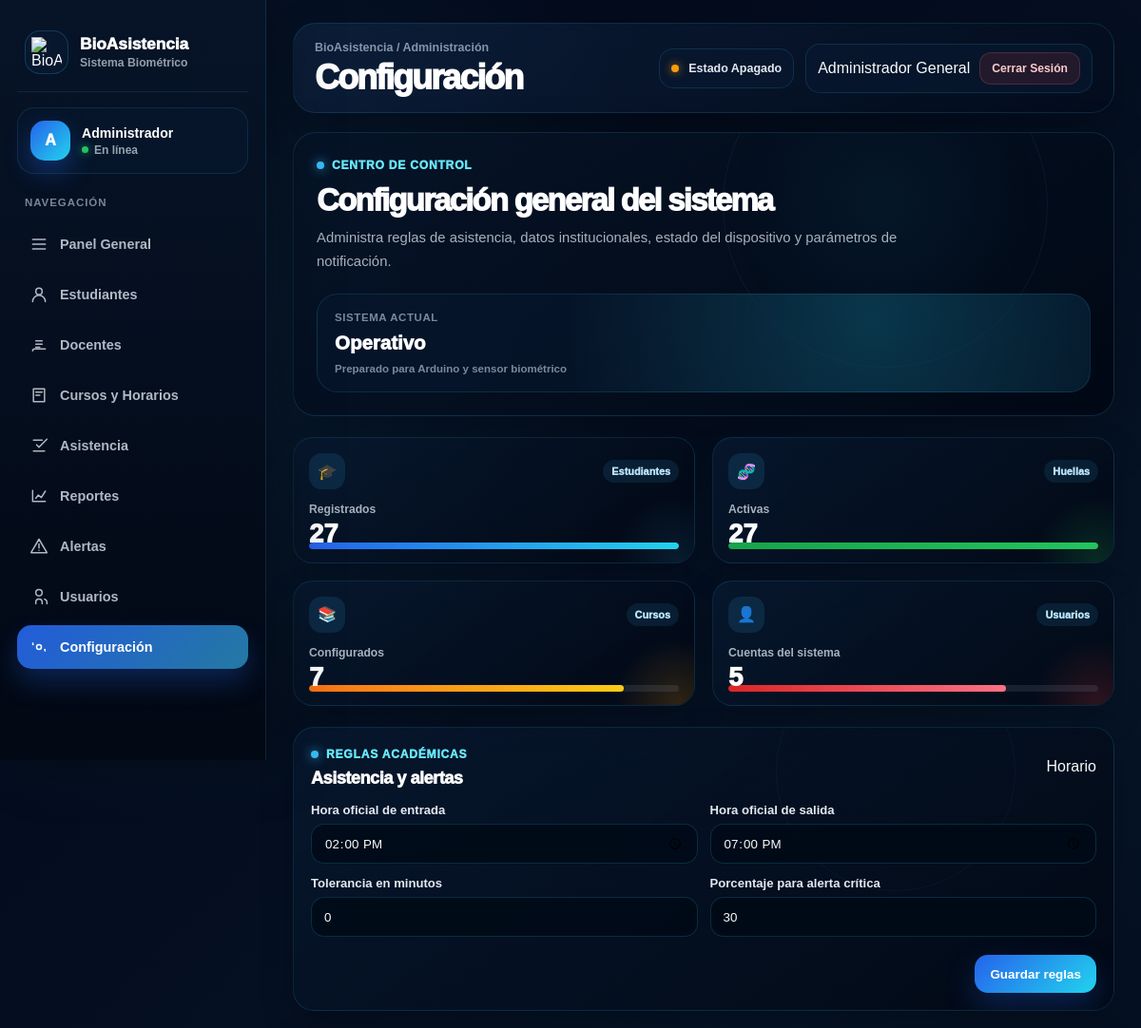
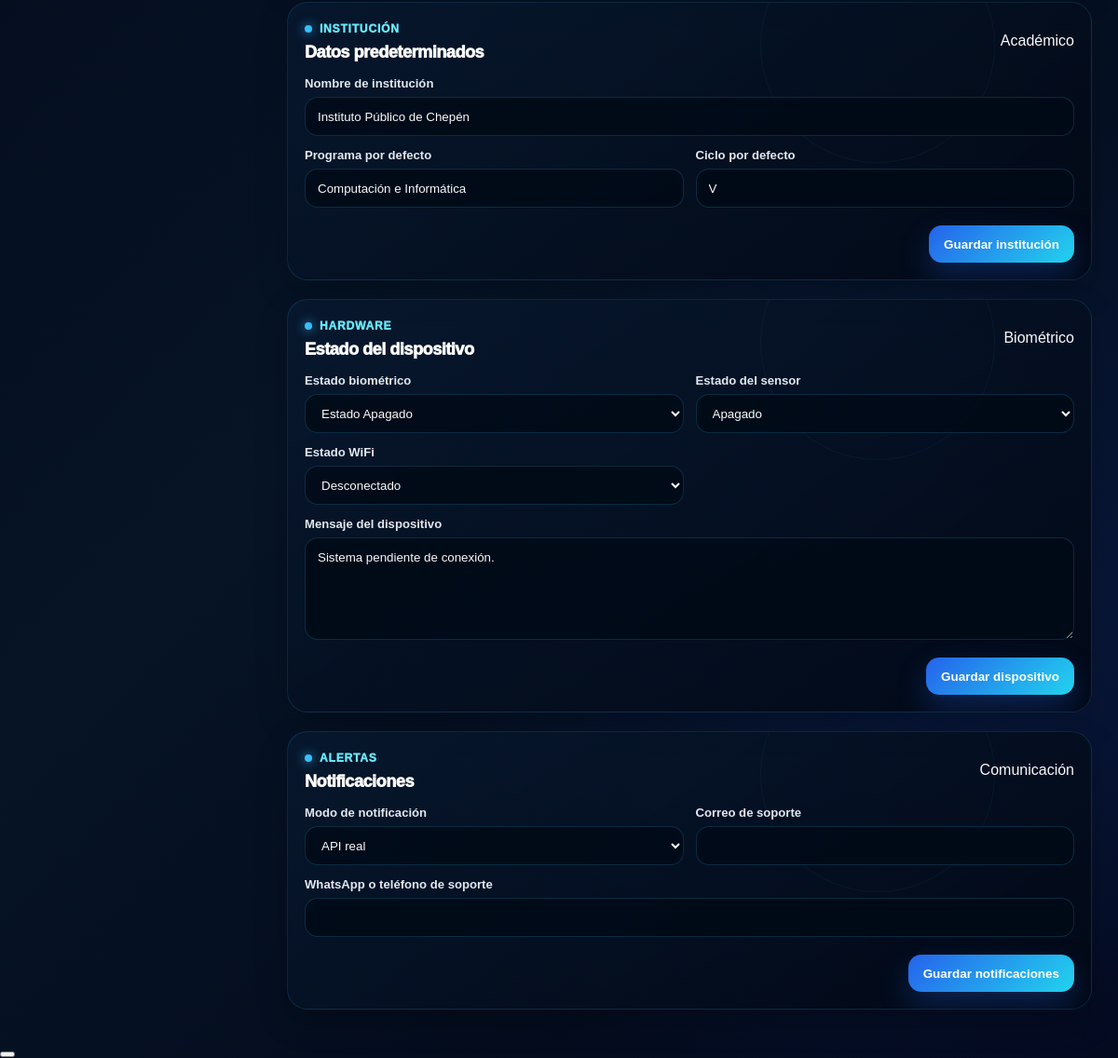
/pages/configuracion.php (signed in), run on the app's committed database (2 pictures, top to bottom).
### tables this page shows
CREATE TABLE configuracion (
    id_configuracion INT AUTO_INCREMENT PRIMARY KEY,
    clave VARCHAR(100) NOT NULL UNIQUE,
    valor TEXT NULL,
    descripcion VARCHAR(255) NULL,
    nombre_configuracion VARCHAR(120) NULL,
    valor_configuracion TEXT NULL,
    fecha_actualizacion DATETIME NOT NULL DEFAULT CURRENT_TIMESTAMP ON UPDATE CURRENT_TIMESTAMP
);

CREATE TABLE estado_dispositivo (
    id_estado INT AUTO_INCREMENT PRIMARY KEY,
    nombre_dispositivo VARCHAR(120) NULL,
    estado ENUM('Activo','Apagado','Desconectado','Error') NULL DEFAULT 'Desconectado',
    ultimo_evento VARCHAR(250) NULL,
    ultima_conexion DATETIME NULL,
    estado_biometrico VARCHAR(50) NOT NULL DEFAULT 'Estado Apagado',
    estado_sensor VARCHAR(50) NOT NULL DEFAULT 'Apagado',
    estado_wifi VARCHAR(50) NOT NULL DEFAULT 'Desconectado',
    mensaje VARCHAR(255) NULL,
    fecha_actualizacion DATETIME NOT NULL DEFAULT CURRENT_TIMESTAMP ON UPDATE CURRENT_TIMESTAMP
);

### pages/configuracion.php (the view, shortened to what the rows shown need)
<?php
require_once __DIR__ . '/../includes/auth.php';
function obtener_configuracion(PDO $pdo, string $clave, string $valorDefecto = ''): string
{
    $consulta = $pdo->prepare(
        "SELECT valor
         FROM configuracion
         WHERE clave = :clave
         LIMIT 1"
    );
    $consulta->execute([
        'clave' => $clave
    ]);
    $fila = $consulta->fetch();
    if (!$fila) {
        return $valorDefecto;
    }
    return (string) $fila['valor'];
}
function obtener_estado_dispositivo_configuracion(PDO $pdo): array
{
    $consulta = $pdo->query(
        "SELECT id_estado,
                estado_biometrico,
                estado_sensor,
                estado_wifi,
                mensaje,
                fecha_actualizacion
         FROM estado_dispositivo
         ORDER BY id_estado DESC
         LIMIT 1"
    );
    $estado = $consulta->fetch();
    if ($estado) {
        return $estado;
    }
    $pdo->exec(
        "INSERT INTO estado_dispositivo
         (estado_biometrico, estado_sensor, estado_wifi, mensaje)
         VALUES
         ('Estado Apagado', 'Apagado', 'Desconectado', 'Dispositivo biométrico sin actividad')"
    );
    $consulta = $pdo->query(
        "SELECT id_estado,
                estado_biometrico,
                estado_sensor,
                estado_wifi,
                mensaje,
                fecha_actualizacion
         FROM estado_dispositivo
         ORDER BY id_estado DESC
         LIMIT 1"
    );
    return $consulta->fetch();
}
$horaEntradaOficial = obtener_configuracion($pdo, 'hora_entrada_oficial', '14:00');
$horaSalidaOficial = obtener_configuracion($pdo, 'hora_salida_oficial', '19:00');
$toleranciaMinutos = obtener_configuracion($pdo, 'tolerancia_minutos', '0');
$nombreInstitucion = obtener_configuracion($pdo, 'nombre_institucion', 'IESTP Ciro Alegría Bazán');
$estadoActualDispositivo = obtener_estado_dispositivo_configuracion($pdo);
?>
<!DOCTYPE html>
<html lang="es">
<head>
    <link rel="stylesheet" href="<?php echo app_url('assets/css/styles.css?v=9999'); ?>">
</head>
<body class="pagina-interna pagina-configuracion">
    <div class="contenido-principal premium-main">
        <header class="barra-superior premium-topbar">
            <div>
                <h1 class="titulo-pagina">Configuración</h1>
            </div>
        </header>
        <main class="area-contenido premium-content">
            <section class="hero-modulo hero-configuracion">
                <div class="hero-modulo-contenido">
                    <h2>Configuración general del sistema</h2>
                </div>
            </section>
            <section class="configuracion-grid">
                <article class="tarjeta-panel configuracion-card">
                    <div class="panel-title-row">
                        <div>
                            <h2 class="titulo-tarjeta-panel">Asistencia y alertas</h2>
                        </div>
                    </div>
                    <form method="POST" action="configuracion.php" class="formulario-panel formulario-configuracion">
                        <div class="grupo-campo">
                            <label for="horaEntradaOficial">Hora oficial de entrada</label>
                            <input type="time" id="horaEntradaOficial" name="hora_entrada_oficial" value="<?php echo htmlspecialchars($horaEntradaOficial, ENT_QUOTES, 'UTF-8'); ?>" required>
                        </div>
                        <div class="grupo-campo">
                            <label for="horaSalidaOficial">Hora oficial de salida</label>
                            <input type="time" id="horaSalidaOficial" name="hora_salida_oficial" value="<?php echo htmlspecialchars($horaSalidaOficial, ENT_QUOTES, 'UTF-8'); ?>" required>
                        </div>
                        <div class="grupo-campo">
                            <label for="toleranciaMinutos">Tolerancia en minutos</label>
                            <input type="number" id="toleranciaMinutos" name="tolerancia_minutos" min="0" max="60" value="<?php echo htmlspecialchars($toleranciaMinutos, ENT_QUOTES, 'UTF-8'); ?>" required>
                        </div>
                    </form>
                </article>
                <article class="tarjeta-panel configuracion-card">
                    <div class="panel-title-row">
                        <div>
                            <h2 class="titulo-tarjeta-panel">Datos predeterminados</h2>
                        </div>
                    </div>
                    <form method="POST" action="configuracion.php" class="formulario-panel formulario-configuracion">
                        <div class="grupo-campo full-line">
                            <label for="nombreInstitucion">Nombre de institución</label>
                            <input type="text" id="nombreInstitucion" name="nombre_institucion" value="<?php echo htmlspecialchars($nombreInstitucion, ENT_QUOTES, 'UTF-8'); ?>" required>
                        </div>
                    </form>
                </article>
                <article class="tarjeta-panel configuracion-card">
                    <div class="panel-title-row">
                        <div>
                            <h2 class="titulo-tarjeta-panel">Estado del dispositivo</h2>
                        </div>
                    </div>
                    <form method="POST" action="configuracion.php" class="formulario-panel formulario-configuracion">
                        <div class="grupo-campo">
                            <label for="estadoBiometrico">Estado biométrico</label>
                            <select id="estadoBiometrico" name="estado_biometrico">
                                <?php foreach (['Sistema Activo', 'Estado Apagado', 'Sin Conexión', 'Mantenimiento'] as $opcion): ?>
                                    <option value="<?php echo htmlspecialchars($opcion, ENT_QUOTES, 'UTF-8'); ?>" <?php echo $estadoActualDispositivo['estado_biometrico'] === $opcion ? 'selected' : ''; ?>>
                                        <?php echo htmlspecialchars($opcion, ENT_QUOTES, 'UTF-8'); ?>
                                    </option>
                                <?php endforeach; ?>
                            </select>
                        </div>
                        <div class="grupo-campo">
                            <label for="estadoSensor">Estado del sensor</label>
                            <select id="estadoSensor" name="estado_sensor">
                                <?php foreach (['Activo', 'Apagado', 'Sin Lectura', 'Error'] as $opcion): ?>
                                    <option value="<?php echo htmlspecialchars($opcion, ENT_QUOTES, 'UTF-8'); ?>" <?php echo $estadoActualDispositivo['estado_sensor'] === $opcion ? 'selected' : ''; ?>>
                                        <?php echo htmlspecialchars($opcion, ENT_QUOTES, 'UTF-8'); ?>
                                    </option>
                                <?php endforeach; ?>
                            </select>
                        </div>
                        <div class="grupo-campo">
                            <label for="estadoWifi">Estado WiFi</label>
                            <select id="estadoWifi" name="estado_wifi">
                                <?php foreach (['Conectado', 'Desconectado', 'Inestable'] as $opcion): ?>
                                    <option value="<?php echo htmlspecialchars($opcion, ENT_QUOTES, 'UTF-8'); ?>" <?php echo $estadoActualDispositivo['estado_wifi'] === $opcion ? 'selected' : ''; ?>>
                                        <?php echo htmlspecialchars($opcion, ENT_QUOTES, 'UTF-8'); ?>
                                    </option>
                                <?php endforeach; ?>
                            </select>
                        </div>
                        <div class="grupo-campo full-line">
                            <label for="mensajeDispositivo">Mensaje del dispositivo</label>
                            <textarea id="mensajeDispositivo" name="mensaje" rows="3"><?php echo htmlspecialchars($estadoActualDispositivo['mensaje'] ?? '', ENT_QUOTES, 'UTF-8'); ?></textarea>
                        </div>
                    </form>
                </article>
                <article class="tarjeta-panel configuracion-card">
                    <div class="panel-title-row">
                        <div>
                            <h2 class="titulo-tarjeta-panel">Notificaciones</h2>
                        </div>
                    </div>
                </article>
            </section>
        </main>
    </div>
</body>
</html>

### data on the page
configuracion: hora_entrada_oficial "14:00:00"
configuracion: hora_salida_oficial "19:00:00"
configuracion: tolerancia_minutos "0"
configuracion: nombre_institucion "Instituto Público de Chepén"
estado_dispositivo: estado_biometrico "Estado Apagado", estado_sensor "Apagado", estado_wifi "Desconectado", mensaje "Sistema pendiente de conexión."

### other printed values
bio_sidebar_texto(bio_sidebar_inicial($nombreSidebar)) "A"
bio_sidebar_texto($rolSidebar) "Administrador"
bio_sidebar_texto($item['titulo']) "Panel General"
bio_sidebar_texto($item['titulo']) "Estudiantes"
bio_sidebar_texto($item['titulo']) "Docentes"
bio_sidebar_texto($item['titulo']) "Cursos y Horarios"
bio_sidebar_texto($item['titulo']) "Asistencia"
bio_sidebar_texto($item['titulo']) "Reportes"
bio_sidebar_texto($item['titulo']) "Alertas"
bio_sidebar_texto($item['titulo']) "Usuarios"
bio_sidebar_texto($item['titulo']) "Configuración"
$estadoDispositivo "Estado Apagado"
$nombreUsuario "Administrador General"
$totalEstudiantes "27"
$totalHuellas "27"
